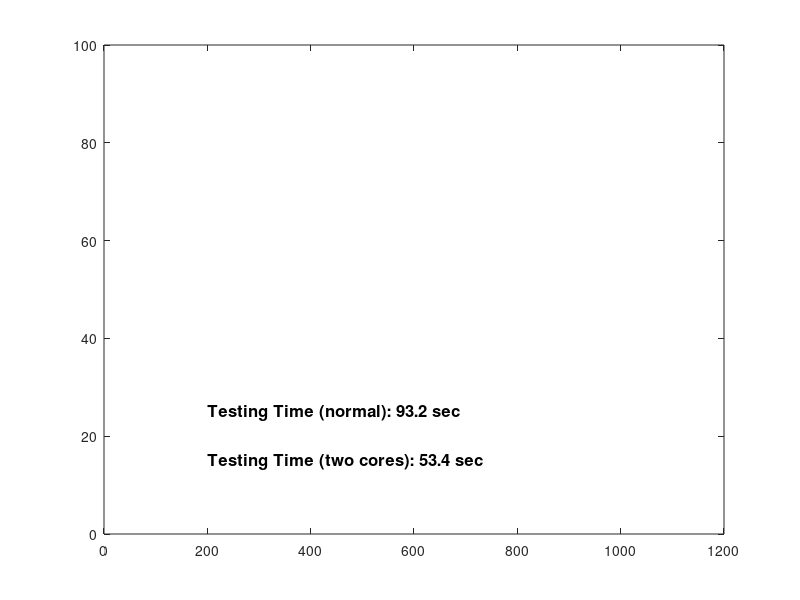

This figure's MATLAB source:

set(gcf,'Position',[765   405   449   336]);
box on
text(200,25,'Testing Time (normal): 93.2 sec','FontSize',12,'FontWeight','Bold'); 
text(200,15,'Testing Time (two cores): 53.4 sec','FontSize',12,'FontWeight','Bold'); 
axis([0 1200 0 100])
